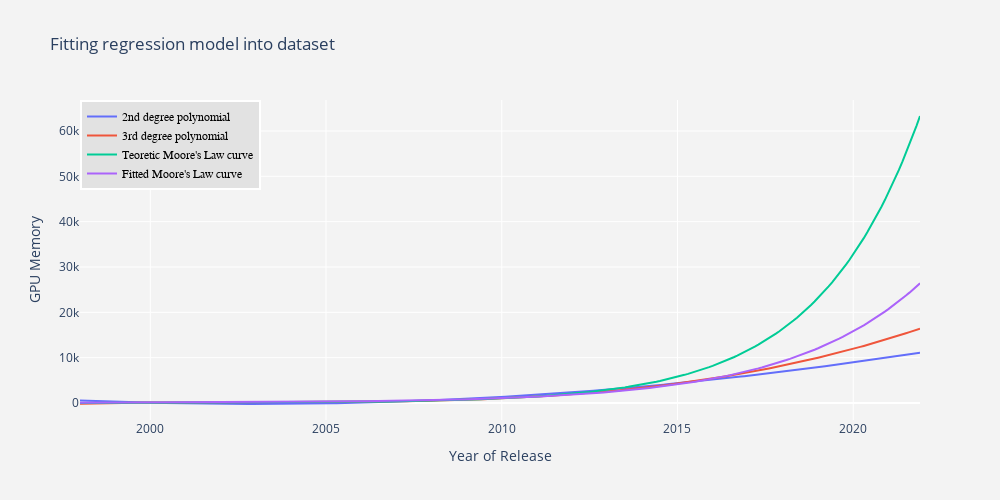

The cell this chart's notebook holds for it:
### Markdown cell above
<b>NOTE:</b> Basing on above r2 scores I select Fitted Moore's Law curve for predicting GPUs Mean Memory Size.

### Code cell
X_grid = np.arange(min(year_arr), max(year_arr) + 5, 0.1)
X_grid = X_grid.reshape((len(X_grid), 1))

y_pred_lin_reg_2 = lin_reg_2.predict(poly_reg_2.fit_transform(X_grid))
y_pred_lin_reg_3 = lin_reg_3.predict(poly_reg_3.fit_transform(X_grid))

X_grid = X_grid.flatten()

y_pred_moore_law_teoretic = calculateMooresValue(X_grid, int(year_min))
y_pred_moore_law_fitted = exponentialCurve(X_grid, *popt)

trace1 = go.Scatter(
    x = X_grid,
    y = y_pred_lin_reg_2,
    mode = 'lines',
    name = '2nd degree polynomial'
)
trace2 = go.Scatter(
    x = X_grid,
    y = y_pred_lin_reg_3,
    mode = 'lines',
    name = '3rd degree polynomial'
)
trace3 = go.Scatter(
    x = X_grid,
    y = y_pred_moore_law_teoretic,
    mode = 'lines',
    name = "Teoretic Moore's Law curve"
)
trace4 = go.Scatter(
    x = X_grid,
    y = y_pred_moore_law_fitted,
    mode = 'lines',
    name = "Fitted Moore's Law curve"
)

data = [trace1, trace2, trace3, trace4]

layout = go.Layout(
    title = 'Fitting regression model into dataset',
    width=1000,
    height=500,
    paper_bgcolor='rgb(243, 243, 243)',
    plot_bgcolor='rgb(243, 243, 243)',
    yaxis = dict(title= 'GPU Memory'),
    xaxis = dict(title= 'Year of Release'),
    legend=dict(
        x=0,
        y=1,
        traceorder='normal',
        font=dict(
            family='sans-serif',
            size=12,
            color='#000'
        ),
        bgcolor='#E2E2E2',
        bordercolor='#FFFFFF',
        borderwidth=2
    )
)
fig = go.Figure(data=data, layout=layout)

py.iplot(fig)

### Figure 1 — Plotly figure (JSON) as saved in the notebook; plotly's stock layout.template omitted (floating-point values rounded to 4 significant figures; data arrays with more than 128 entries replaced by an {"elided": "..."} marker saying what was removed)
{"data": [{"mode": "lines", "name": "2nd degree polynomial", "type": "scatter", "x": {"elided": "240 float values"}, "y": {"elided": "240 float values"}}, {"mode": "lines", "name": "3rd degree polynomial", "type": "scatter", "x": {"elided": "240 float values"}, "y": {"elided": "240 float values"}}, {"mode": "lines", "name": "Teoretic Moore's Law curve", "type": "scatter", "x": {"elided": "240 float values"}, "y": {"elided": "240 float values"}}, {"mode": "lines", "name": "Fitted Moore's Law curve", "type": "scatter", "x": {"elided": "240 float values"}, "y": {"elided": "240 float values"}}], "layout": {"height": 500, "legend": {"bgcolor": "#E2E2E2", "bordercolor": "#FFFFFF", "borderwidth": 2, "font": {"color": "#000", "family": "sans-serif", "size": 12}, "traceorder": "normal", "x": 0, "y": 1}, "paper_bgcolor": "rgb(243, 243, 243)", "plot_bgcolor": "rgb(243, 243, 243)", "title": {"text": "Fitting regression model into dataset"}, "width": 1000, "xaxis": {"title": {"text": "Year of Release"}}, "yaxis": {"title": {"text": "GPU Memory"}}}}
